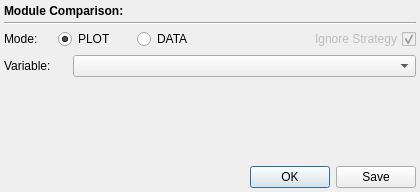
<?xml version="1.0" encoding="UTF-8"?>
<ui version="4.0">
 <class>LevelComparisonWidget</class>
 <widget class="QWidget" name="LevelComparisonWidget">
  <property name="geometry">
   <rect>
    <x>0</x>
    <y>0</y>
    <width>420</width>
    <height>192</height>
   </rect>
  </property>
  <property name="sizePolicy">
   <sizepolicy hsizetype="Preferred" vsizetype="Preferred">
    <horstretch>0</horstretch>
    <verstretch>0</verstretch>
   </sizepolicy>
  </property>
  <property name="minimumSize">
   <size>
    <width>320</width>
    <height>0</height>
   </size>
  </property>
  <property name="windowTitle">
   <string>Form</string>
  </property>
  <layout class="QVBoxLayout" name="verticalLayout">
   <property name="spacing">
    <number>4</number>
   </property>
   <property name="sizeConstraint">
    <enum>QLayout::SetDefaultConstraint</enum>
   </property>
   <property name="margin">
    <number>4</number>
   </property>
   <item>
    <widget class="QLabel" name="headingLabel">
     <property name="font">
      <font>
       <weight>75</weight>
       <bold>true</bold>
      </font>
     </property>
     <property name="text">
      <string>Module Comparison:</string>
     </property>
     <property name="textFormat">
      <enum>Qt::PlainText</enum>
     </property>
    </widget>
   </item>
   <item>
    <widget class="Line" name="line">
     <property name="orientation">
      <enum>Qt::Horizontal</enum>
     </property>
    </widget>
   </item>
   <item>
    <layout class="QHBoxLayout" name="topHorizontalLayout">
     <property name="sizeConstraint">
      <enum>QLayout::SetDefaultConstraint</enum>
     </property>
     <item>
      <widget class="QLabel" name="label_3">
       <property name="sizePolicy">
        <sizepolicy hsizetype="Fixed" vsizetype="Preferred">
         <horstretch>0</horstretch>
         <verstretch>0</verstretch>
        </sizepolicy>
       </property>
       <property name="minimumSize">
        <size>
         <width>50</width>
         <height>0</height>
        </size>
       </property>
       <property name="text">
        <string>Mode:</string>
       </property>
      </widget>
     </item>
     <item>
      <widget class="QRadioButton" name="plotButton">
       <property name="sizePolicy">
        <sizepolicy hsizetype="Fixed" vsizetype="Fixed">
         <horstretch>0</horstretch>
         <verstretch>0</verstretch>
        </sizepolicy>
       </property>
       <property name="minimumSize">
        <size>
         <width>75</width>
         <height>0</height>
        </size>
       </property>
       <property name="text">
        <string>PLOT</string>
       </property>
       <property name="checked">
        <bool>true</bool>
       </property>
       <attribute name="buttonGroup">
        <string notr="true">modeButtonGroup</string>
       </attribute>
      </widget>
     </item>
     <item>
      <widget class="QRadioButton" name="dataButton">
       <property name="enabled">
        <bool>true</bool>
       </property>
       <property name="sizePolicy">
        <sizepolicy hsizetype="Fixed" vsizetype="Fixed">
         <horstretch>0</horstretch>
         <verstretch>0</verstretch>
        </sizepolicy>
       </property>
       <property name="minimumSize">
        <size>
         <width>75</width>
         <height>0</height>
        </size>
       </property>
       <property name="text">
        <string>DATA</string>
       </property>
       <attribute name="buttonGroup">
        <string notr="true">modeButtonGroup</string>
       </attribute>
      </widget>
     </item>
     <item>
      <spacer name="horizontalSpacer">
       <property name="orientation">
        <enum>Qt::Horizontal</enum>
       </property>
       <property name="sizeHint" stdset="0">
        <size>
         <width>40</width>
         <height>20</height>
        </size>
       </property>
      </spacer>
     </item>
     <item>
      <widget class="QCheckBox" name="strategyBox">
       <property name="enabled">
        <bool>false</bool>
       </property>
       <property name="sizePolicy">
        <sizepolicy hsizetype="Fixed" vsizetype="Fixed">
         <horstretch>0</horstretch>
         <verstretch>0</verstretch>
        </sizepolicy>
       </property>
       <property name="minimumSize">
        <size>
         <width>150</width>
         <height>0</height>
        </size>
       </property>
       <property name="maximumSize">
        <size>
         <width>150</width>
         <height>16777215</height>
        </size>
       </property>
       <property name="layoutDirection">
        <enum>Qt::RightToLeft</enum>
       </property>
       <property name="text">
        <string>Ignore Strategy</string>
       </property>
       <property name="checked">
        <bool>true</bool>
       </property>
      </widget>
     </item>
    </layout>
   </item>
   <item>
    <spacer name="verticalSpacer_2">
     <property name="orientation">
      <enum>Qt::Vertical</enum>
     </property>
     <property name="sizeType">
      <enum>QSizePolicy::Fixed</enum>
     </property>
     <property name="sizeHint" stdset="0">
      <size>
       <width>20</width>
       <height>2</height>
      </size>
     </property>
    </spacer>
   </item>
   <item>
    <layout class="QHBoxLayout" name="bottomHorizontalLayout">
     <item>
      <widget class="QLabel" name="label_2">
       <property name="minimumSize">
        <size>
         <width>65</width>
         <height>0</height>
        </size>
       </property>
       <property name="text">
        <string>Variable:</string>
       </property>
      </widget>
     </item>
     <item>
      <widget class="QComboBox" name="varBox">
       <property name="sizePolicy">
        <sizepolicy hsizetype="Expanding" vsizetype="Fixed">
         <horstretch>0</horstretch>
         <verstretch>0</verstretch>
        </sizepolicy>
       </property>
      </widget>
     </item>
    </layout>
   </item>
   <item>
    <spacer name="verticalSpacer">
     <property name="orientation">
      <enum>Qt::Vertical</enum>
     </property>
     <property name="sizeHint" stdset="0">
      <size>
       <width>20</width>
       <height>80</height>
      </size>
     </property>
    </spacer>
   </item>
   <item>
    <widget class="QDialogButtonBox" name="buttonBox">
     <property name="standardButtons">
      <set>QDialogButtonBox::Ok|QDialogButtonBox::Save</set>
     </property>
    </widget>
   </item>
  </layout>
  <zorder>buttonBox</zorder>
  <zorder>line</zorder>
  <zorder>headingLabel</zorder>
  <zorder>verticalSpacer_2</zorder>
 </widget>
 <resources/>
 <connections/>
 <buttongroups>
  <buttongroup name="modeButtonGroup"/>
 </buttongroups>
</ui>
